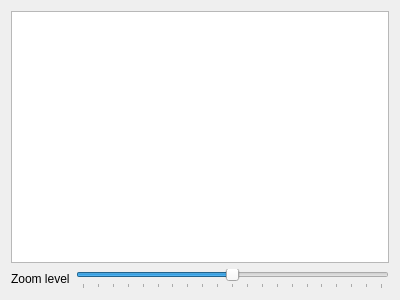
<?xml version="1.0" encoding="UTF-8"?>
<ui version="4.0">
 <class>TabDivePhotos</class>
 <widget class="QWidget" name="TabDivePhotos">
  <property name="geometry">
   <rect>
    <x>0</x>
    <y>0</y>
    <width>400</width>
    <height>300</height>
   </rect>
  </property>
  <layout class="QVBoxLayout" name="verticalLayout">
   <item>
    <widget class="DivePictureWidget" name="photosView">
     <property name="viewMode">
      <enum>QListView::IconMode</enum>
     </property>
    </widget>
   </item>
   <item>
    <layout class="QHBoxLayout" name="zoomLayout">
     <item>
      <widget class="QLabel" name="zoomLabel">
       <property name="text">
        <string>Zoom level</string>
       </property>
      </widget>
     </item>
     <item>
      <widget class="QSlider" name="zoomSlider">
       <property name="minimum">
        <number>-10</number>
       </property>
       <property name="maximum">
        <number>10</number>
       </property>
       <property name="singleStep">
        <number>1</number>
       </property>
       <property name="pageStep">
        <number>1</number>
       </property>
       <property name="orientation">
        <enum>Qt::Horizontal</enum>
       </property>
       <property name="tickPosition">
        <enum>QSlider::TicksBelow</enum>
       </property>
       <property name="tickInterval">
        <number>1</number>
       </property>
      </widget>
     </item>
    </layout>
   </item>
  </layout>
 </widget>
 <customwidgets>
  <customwidget>
   <class>DivePictureWidget</class>
   <extends>QListView</extends>
   <header>desktop-widgets/divepicturewidget.h</header>
  </customwidget>
 </customwidgets>
 <resources/>
 <connections/>
</ui>
